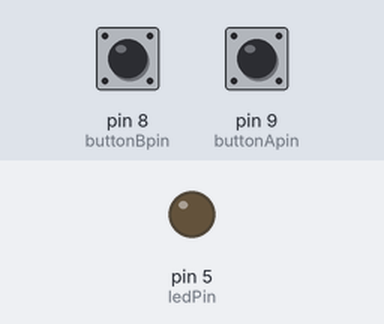
The sketch below on a simulated Arduino Uno, built with avr-gcc and run on an emulated ATmega328P. Parts: output pins drawn as LEDs (lit = HIGH). The inputs (shaded band) are chosen by the test bench; at power-on: pin 9 (buttonApin) HIGH, pin 8 (buttonBpin) HIGH.

Above: at 1.2 s.
1.3 s: pin 9 (buttonApin) pulled LOW for 0.15 s
At 2.5 s:
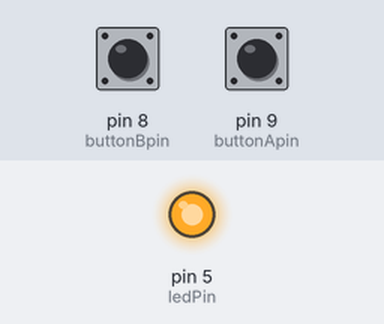
2.9 s: pin 8 (buttonBpin) pulled LOW for 0.15 s
At 3.8 s:
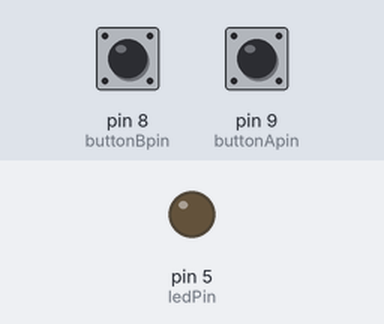
4.5 s: pin 9 (buttonApin) pulled LOW for 1 s
At 5.0 s:
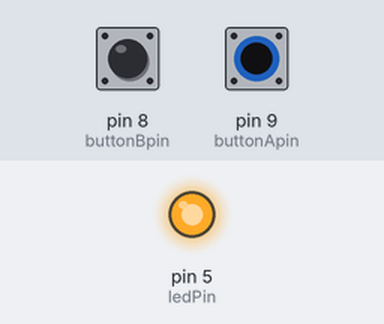
7.0 s: pin 8 (buttonBpin) driven LOW and pin 9 (buttonApin) driven LOW
At 8.2 s:
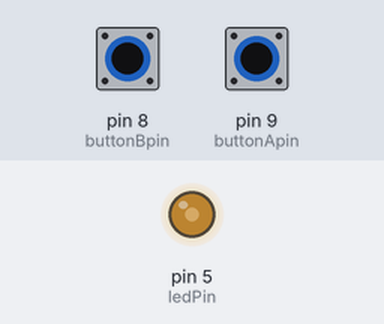
8.5 s: pin 8 (buttonBpin) driven HIGH
At 9.1 s:
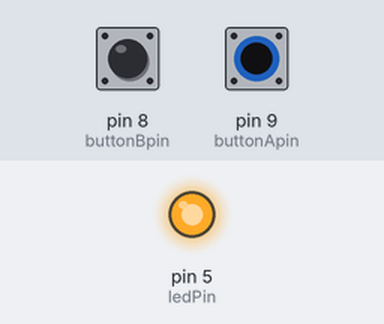
Timing chart, 0 to 11.0 s (numbered marks = the images above; inputs shaded):
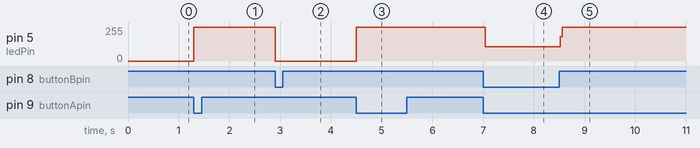

The sketch:

Hello_Button_Digital_Inputs.ino
```cpp
//www.elegoo.com
//2016.12.08

int ledPin = 5;
int buttonApin = 9;
int buttonBpin = 8;

#define DEBUG_ENABLED false

void setup() {
  pinMode(ledPin, OUTPUT);
  // INPUT_PULLUP - the default value for the input is HIGH, unless it is pulled LOW by the action of pressing the button
  // INPUT - not working with buttons
  pinMode(buttonApin, INPUT_PULLUP);
  pinMode(buttonBpin, INPUT_PULLUP);

  #if DEBUG_ENABLED
    Serial.begin(9600);
  #endif
}

void loop() {
  // Since the input is normally HIGH and only goes LOW when the button is pressed
  if (digitalRead(buttonApin) == LOW) {
    #if DEBUG_ENABLED
      Serial.println("A off, turning led on");
    #endif
    digitalWrite(ledPin, HIGH);
  } else {
    #if DEBUG_ENABLED
      Serial.println("A on");
    #endif
  }
  if (digitalRead(buttonBpin) == LOW) {
    #if DEBUG_ENABLED
      Serial.println("B off, turning led off");
    #endif
    digitalWrite(ledPin, LOW);
  } else {
    #if DEBUG_ENABLED
      Serial.println("B on");
    #endif
  }
}
```

Measured:
- after the input at 1.3 s, pin 5 (ledPin): 0/255 → 255/255 at once
- after the input at 2.9 s, pin 5 (ledPin): 255/255 → 0/255 at once
- after the input at 4.5 s, pin 5 (ledPin): 0/255 → 255/255 at once
- after the input at 7.0 s, pin 5 (ledPin): 255/255 → 108/255 at once
- after the input at 8.5 s, pin 5 (ledPin): 108/255 → 255/255 at once
